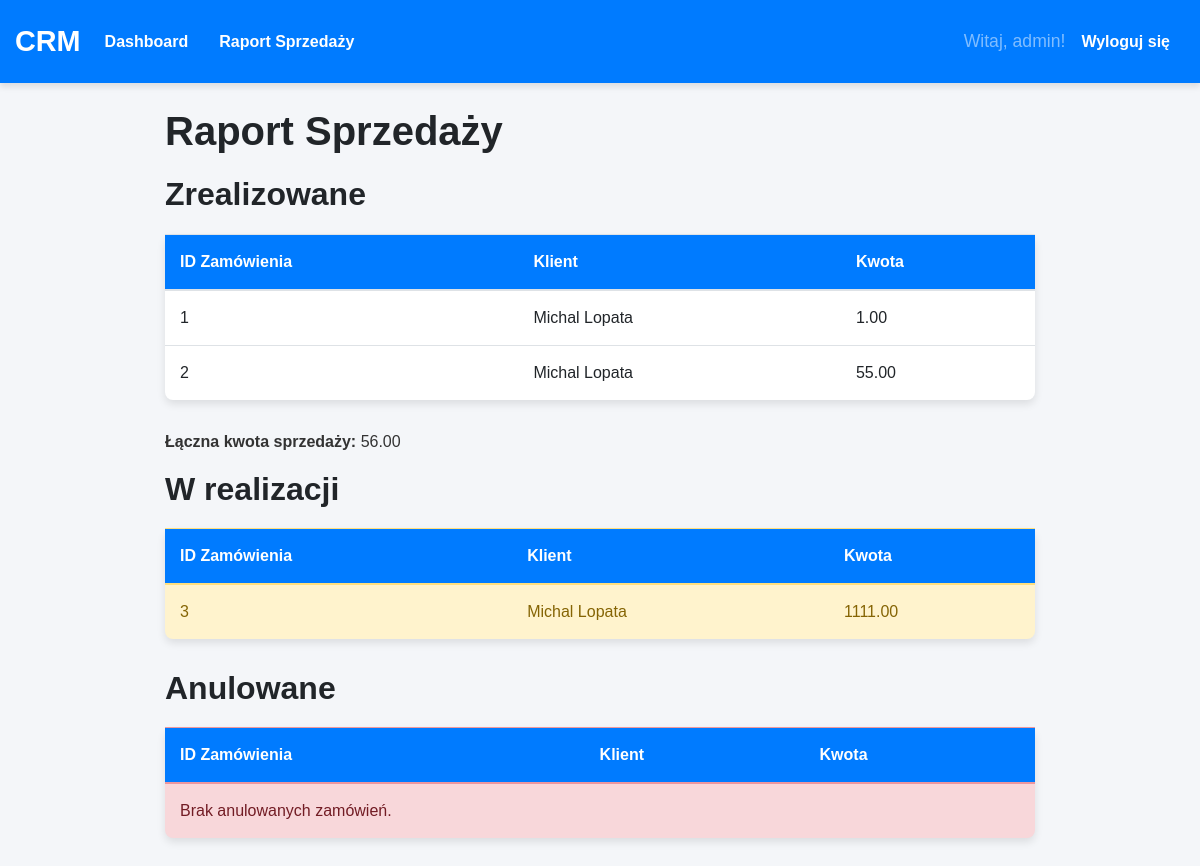
The page /raport-sprzedazy/ (signed in) on the database as committed earlier.
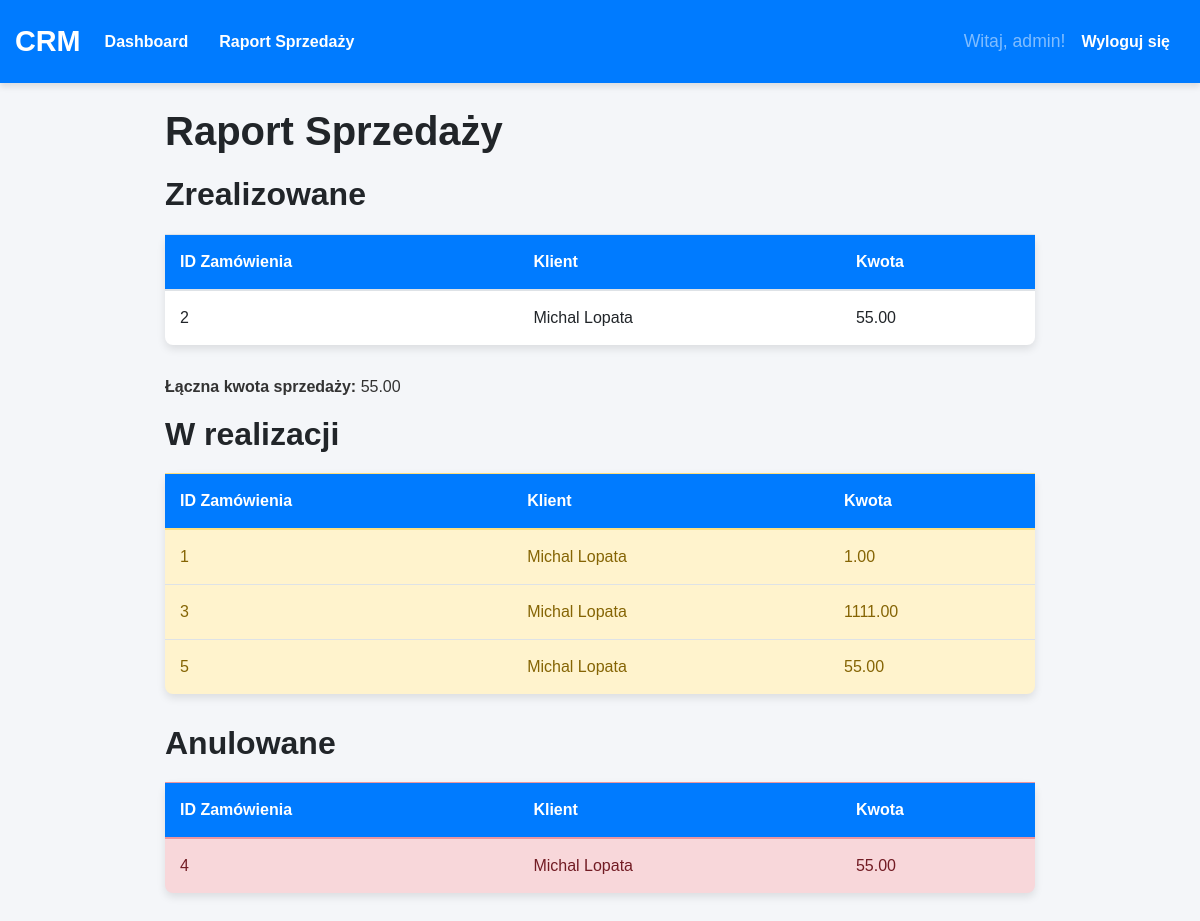
The same page on the database as committed later.
### crm_app/models.py (models this page shows, shortened)
class Zamowienie(models.Model):
    klient = models.ForeignKey(Klient, on_delete=models.CASCADE)
    data_zamowienia = models.DateTimeField(auto_now_add=True)
    status = models.CharField(max_length=15, choices=[
        ('w_realizacji', 'W realizacji'),
        ('zrealizowane', 'Zrealizowane'),
        ('anulowane', 'Anulowane'),
    ])
    kwota = models.DecimalField(max_digits=10, decimal_places=2)

class Klient(models.Model):
    imie = models.CharField(max_length=50)
    nazwisko = models.CharField(max_length=50)
    adres = models.CharField(max_length=255)
    numer_telefonu = models.CharField(max_length=20)
    email = models.EmailField(unique=True)
    kategoria = models.CharField(max_length=10, choices=[
        ('nowy', 'Nowy'),
        ('staly', 'Stały'),
        ('VIP', 'VIP'),
    ])
    data_dodania = models.DateTimeField(auto_now_add=True)
    def __str__(self):
        return f"{self.imie} {self.nazwisko}"

### crm_app/views.py (the view)
# urls.py: path('raport-sprzedazy/', views.raport_sprzedazy, name='raport-sprzedazy'),
@login_required
def raport_sprzedazy(request):
    zamowienia_zrealizowane = Zamowienie.objects.filter(status='zrealizowane')
    zamowienia_anulowane = Zamowienie.objects.filter(status='anulowane')
    zamowienia_w_realizacji = Zamowienie.objects.filter(status='w_realizacji')
    laczna_kwota = sum(z.kwota for z in zamowienia_zrealizowane)
    context = {
        'zamowienia_zrealizowane': zamowienia_zrealizowane,
        'zamowienia_anulowane': zamowienia_anulowane,
        'zamowienia_w_realizacji': zamowienia_w_realizacji,
        'laczna_kwota': laczna_kwota,
    }
    return render(request, 'crm_app/raport_sprzedazy.html', context)

### crm_app/templates/crm_app/raport_sprzedazy.html (shortened to what this page needs)
{% extends 'crm_app/base.html' %}
{% block content %}
    <h1>Raport Sprzedaży</h1>
    <h2>Zrealizowane</h2>
    <table class="table">
        <thead>
            <tr>
                <th>ID Zamówienia</th>
                <th>Klient</th>
                <th>Kwota</th>
            </tr>
        </thead>
        <tbody>
            {% for zamowienie in zamowienia_zrealizowane %}
                <tr>
                    <td>{{ zamowienie.id }}</td>
                    <td>{{ zamowienie.klient }}</td>
                    <td>{{ zamowienie.kwota }}</td>
                </tr>
            {% empty %}
                <tr>
                    <td colspan="3">Brak zrealizowanych zamówień.</td>
                </tr>
            {% endfor %}
        </tbody>
    </table>
    <p><strong>Łączna kwota sprzedaży:</strong> {{ laczna_kwota }}</p>
    <h2>W realizacji</h2>
    <table class="table table-warning">
        <thead>
            <tr>
                <th>ID Zamówienia</th>
                <th>Klient</th>
                <th>Kwota</th>
            </tr>
        </thead>
        <tbody>
            {% for zamowienie in zamowienia_w_realizacji %}
                <tr>
                    <td>{{ zamowienie.id }}</td>
                    <td>{{ zamowienie.klient }}</td>
                    <td>{{ zamowienie.kwota }}</td>
                </tr>
            {% empty %}
                <tr>
                    <td colspan="3">Brak zamówień w realizacji.</td>
                </tr>
            {% endfor %}
        </tbody>
    </table>
    <h2>Anulowane</h2>
    <table class="table table-danger">
        <thead>
            <tr>
                <th>ID Zamówienia</th>
                <th>Klient</th>
                <th>Kwota</th>
            </tr>
        </thead>
        <tbody>
            {% for zamowienie in zamowienia_anulowane %}
                <tr>
                    <td>{{ zamowienie.id }}</td>
                    <td>{{ zamowienie.klient }}</td>
                    <td>{{ zamowienie.kwota }}</td>
                </tr>
            {% empty %}
                <tr>
                    <td colspan="3">Brak anulowanych zamówień.</td>
                </tr>
            {% endfor %}
        </tbody>
    </table>
{% endblock %}

Rows that differ between the two databases and show on the page:
changed Zamowienie id 1: moves from the list under "Zrealizowane" to the list under "W realizacji"
added Zamowienie: id "5", klient "Michal Lopata", kwota "55.00", shown under "W realizacji"
added Zamowienie: id "4", klient "Michal Lopata", kwota "55.00", shown under "Anulowane"
Other text that changed with them:
{{ laczna_kwota }}: "56.00" → "55.00"
text no longer shown: "Brak anulowanych zamówień."
